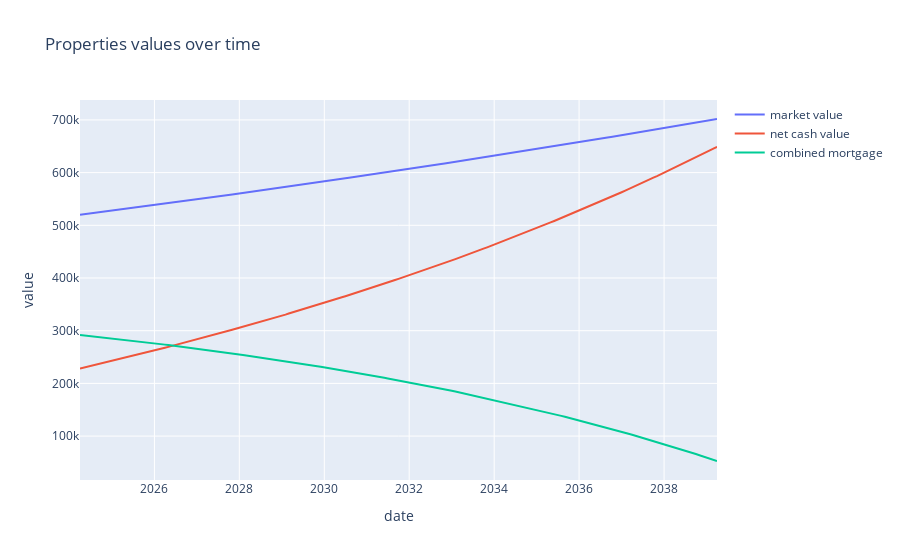

Write notebook code for a chart like this one.
### Markdown cell above
## Properties specific

### Code cell
fig = px.bar(df, x=df['date'], y=[
    ], title='Properties values over time')
fig.add_scatter(x=df['date'], y=df['properties_market_value'], mode='lines', name='market value')
fig.add_scatter(x=df['date'], y=df['properties_net_cash_value'], mode='lines', name='net cash value')
fig.add_scatter(x=df['date'], y=df['properties_mortgage_left'], mode='lines', name='combined mortgage')

fig.show()

### Figure 1 — Plotly figure (JSON) as saved in the notebook; plotly's stock layout.template omitted (floating-point values rounded to 4 significant figures; data arrays with more than 128 entries replaced by an {"elided": "..."} marker saying what was removed)
{"data": [{"mode": "lines", "name": "market value", "type": "scatter", "x": {"elided": "181 str values"}, "y": {"elided": "181 float values"}}, {"mode": "lines", "name": "net cash value", "type": "scatter", "x": {"elided": "181 str values"}, "y": {"elided": "181 float values"}}, {"mode": "lines", "name": "combined mortgage", "type": "scatter", "x": {"elided": "181 str values"}, "y": {"elided": "181 float values"}}], "layout": {"barmode": "relative", "legend": {"tracegroupgap": 0}, "title": {"text": "Properties values over time"}, "xaxis": {"anchor": "y", "domain": [0, 1], "title": {"text": "date"}}, "yaxis": {"anchor": "x", "domain": [0, 1], "title": {"text": "value"}}}}
